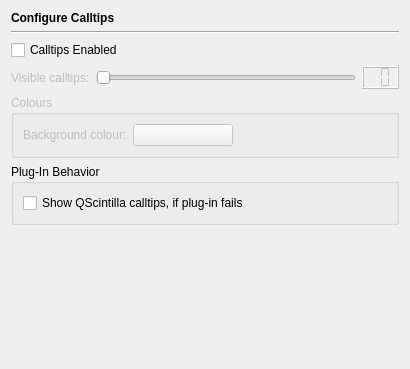
<ui version="4.0" >
 <class>EditorCalltipsPage</class>
 <widget class="QWidget" name="EditorCalltipsPage" >
  <property name="geometry" >
   <rect>
    <x>0</x>
    <y>0</y>
    <width>406</width>
    <height>369</height>
   </rect>
  </property>
  <layout class="QVBoxLayout" name="verticalLayout_2" >
   <item>
    <widget class="QLabel" name="headerLabel" >
     <property name="text" >
      <string>&lt;b>Configure Calltips&lt;/b></string>
     </property>
    </widget>
   </item>
   <item>
    <widget class="Line" name="line18" >
     <property name="frameShape" >
      <enum>QFrame::HLine</enum>
     </property>
     <property name="frameShadow" >
      <enum>QFrame::Sunken</enum>
     </property>
     <property name="orientation" >
      <enum>Qt::Horizontal</enum>
     </property>
    </widget>
   </item>
   <item>
    <widget class="QCheckBox" name="ctEnabledCheckBox" >
     <property name="toolTip" >
      <string>Select this to enable calltips</string>
     </property>
     <property name="text" >
      <string>Calltips Enabled</string>
     </property>
    </widget>
   </item>
   <item>
    <widget class="QFrame" name="frame" >
     <property name="enabled" >
      <bool>false</bool>
     </property>
     <layout class="QHBoxLayout" name="horizontalLayout" >
      <property name="margin" >
       <number>0</number>
      </property>
      <item>
       <widget class="QLabel" name="textLabel2" >
        <property name="text" >
         <string>Visible calltips:</string>
        </property>
       </widget>
      </item>
      <item>
       <widget class="QSlider" name="ctVisibleSlider" >
        <property name="toolTip" >
         <string>Move to set the maximum number of calltips shown (0 = all available)</string>
        </property>
        <property name="maximum" >
         <number>20</number>
        </property>
        <property name="orientation" >
         <enum>Qt::Horizontal</enum>
        </property>
        <property name="tickInterval" >
         <number>1</number>
        </property>
       </widget>
      </item>
      <item>
       <widget class="QLCDNumber" name="lCDNumber5" >
        <property name="toolTip" >
         <string>Displays the maximum number of calltips to be shown</string>
        </property>
        <property name="digitCount" >
         <number>2</number>
        </property>
        <property name="segmentStyle" >
         <enum>QLCDNumber::Flat</enum>
        </property>
       </widget>
      </item>
     </layout>
    </widget>
   </item>
   <item>
    <widget class="QGroupBox" name="groupBox_2" >
     <property name="enabled" >
      <bool>false</bool>
     </property>
     <property name="title" >
      <string>Colours</string>
     </property>
     <layout class="QHBoxLayout" >
      <item>
       <widget class="QLabel" name="TextLabel2_2_2_2" >
        <property name="text" >
         <string>Background colour:</string>
        </property>
       </widget>
      </item>
      <item>
       <widget class="QPushButton" name="calltipsBackgroundButton" >
        <property name="minimumSize" >
         <size>
          <width>100</width>
          <height>0</height>
         </size>
        </property>
        <property name="toolTip" >
         <string>Select the background colour for calltips.</string>
        </property>
        <property name="text" >
         <string/>
        </property>
       </widget>
      </item>
      <item>
       <spacer>
        <property name="orientation" >
         <enum>Qt::Horizontal</enum>
        </property>
        <property name="sizeHint" stdset="0" >
         <size>
          <width>40</width>
          <height>20</height>
         </size>
        </property>
       </spacer>
      </item>
     </layout>
    </widget>
   </item>
   <item>
    <widget class="QGroupBox" name="groupBox" >
     <property name="title" >
      <string>Plug-In Behavior</string>
     </property>
     <layout class="QVBoxLayout" name="verticalLayout" >
      <item>
       <widget class="QCheckBox" name="ctScintillaCheckBox" >
        <property name="toolTip" >
         <string>Select to show QScintilla provided calltips, if the selected plugin fails</string>
        </property>
        <property name="whatsThis" >
         <string>Qscintilla provided calltips are shown, if this option is enabled and calltips shall be provided by a plug-in (see calltips sub-page of the plug-in) and the plugin-in doesn't deliver any calltips.</string>
        </property>
        <property name="text" >
         <string>Show QScintilla calltips, if plug-in fails</string>
        </property>
       </widget>
      </item>
     </layout>
    </widget>
   </item>
   <item>
    <spacer>
     <property name="orientation" >
      <enum>Qt::Vertical</enum>
     </property>
     <property name="sizeHint" stdset="0" >
      <size>
       <width>388</width>
       <height>20</height>
      </size>
     </property>
    </spacer>
   </item>
  </layout>
 </widget>
 <tabstops>
  <tabstop>ctEnabledCheckBox</tabstop>
  <tabstop>ctVisibleSlider</tabstop>
  <tabstop>calltipsBackgroundButton</tabstop>
  <tabstop>ctScintillaCheckBox</tabstop>
 </tabstops>
 <resources/>
 <connections>
  <connection>
   <sender>ctEnabledCheckBox</sender>
   <signal>toggled(bool)</signal>
   <receiver>groupBox_2</receiver>
   <slot>setEnabled(bool)</slot>
   <hints>
    <hint type="sourcelabel" >
     <x>68</x>
     <y>48</y>
    </hint>
    <hint type="destinationlabel" >
     <x>77</x>
     <y>148</y>
    </hint>
   </hints>
  </connection>
  <connection>
   <sender>ctEnabledCheckBox</sender>
   <signal>toggled(bool)</signal>
   <receiver>frame</receiver>
   <slot>setEnabled(bool)</slot>
   <hints>
    <hint type="sourcelabel" >
     <x>199</x>
     <y>47</y>
    </hint>
    <hint type="destinationlabel" >
     <x>199</x>
     <y>75</y>
    </hint>
   </hints>
  </connection>
  <connection>
   <sender>ctVisibleSlider</sender>
   <signal>valueChanged(int)</signal>
   <receiver>lCDNumber5</receiver>
   <slot>display(int)</slot>
   <hints>
    <hint type="sourcelabel" >
     <x>285</x>
     <y>75</y>
    </hint>
    <hint type="destinationlabel" >
     <x>372</x>
     <y>77</y>
    </hint>
   </hints>
  </connection>
 </connections>
</ui>
